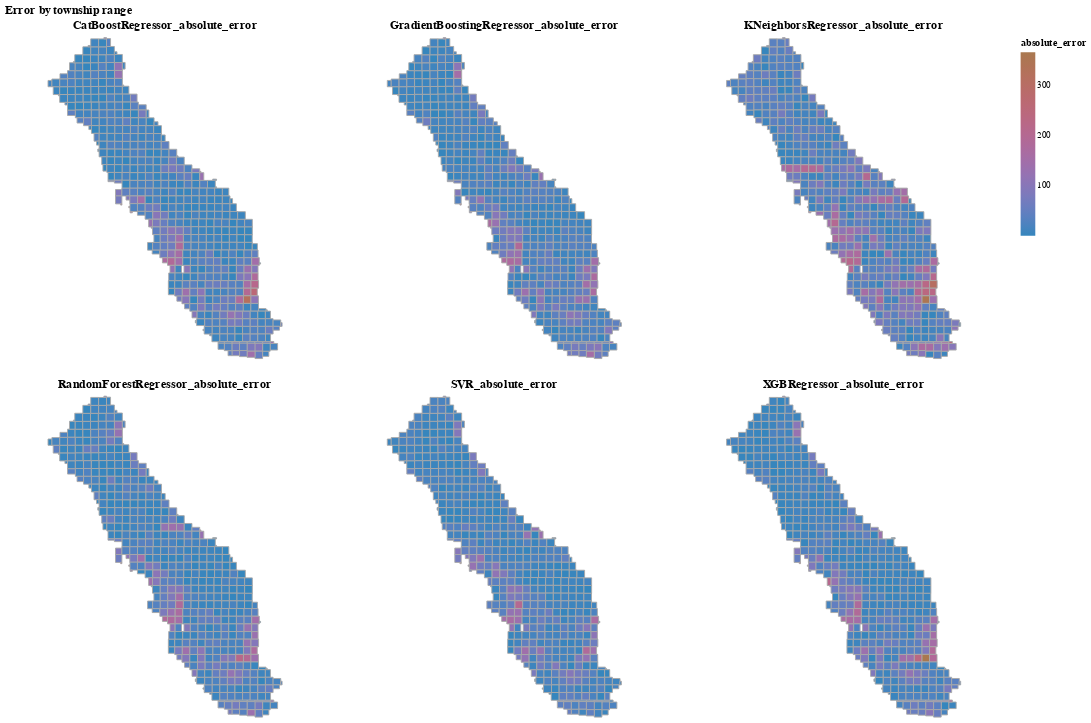

The notebook cell this image was saved under:
### Markdown cell above
### Plotting the error by township range

### Code cell
township_range = TownshipRanges()
township_df = township_range.map_df
model_name_list = list( error_df['model_name'].unique())
errors_by_township_df, _ = chart_model_error_by_township(error_df, model_name_list, error_df.shape[0])
error_township_geo_df = township_df.merge(errors_by_township_df, how="inner", left_on='TOWNSHIP_RANGE', right_on='TOWNSHIP_RANGE')
view_trs_side_by_side(error_township_geo_df, feature= 'model_name', value = 'absolute_error', title = "Error by township range")

### Figure 1 — Vega-Lite specification as saved in the notebook (floating-point values rounded to 4 significant figures; data arrays with more than 128 entries replaced by an {"elided": "..."} marker saying what was removed)
{"config": {"view": {"continuousWidth": 400, "continuousHeight": 300}}, "concat": [{"data": {"name": "data-f9873cd41447472f82b5e8a6cb28eb3b"}, "mark": {"type": "geoshape", "stroke": "darkgray"}, "encoding": {"color": {"field": "absolute_error", "scale": {"range": ["#3586BD", "#A9784F"]}, "type": "quantitative"}, "tooltip": [{"field": "model_name", "type": "nominal"}, {"field": "GSE_GWE_SHIFTED", "type": "quantitative"}, {"field": "TOWNSHIP_RANGE", "type": "nominal"}, {"field": "absolute_error", "type": "quantitative"}]}, "height": 350, "title": "CatBoostRegressor_absolute_error", "width": 350}, {"data": {"name": "data-aec4ca028febcbd50f88dc59a4c0989c"}, "mark": {"type": "geoshape", "stroke": "darkgray"}, "encoding": {"color": {"field": "absolute_error", "scale": {"range": ["#3586BD", "#A9784F"]}, "type": "quantitative"}, "tooltip": [{"field": "model_name", "type": "nominal"}, {"field": "GSE_GWE_SHIFTED", "type": "quantitative"}, {"field": "TOWNSHIP_RANGE", "type": "nominal"}, {"field": "absolute_error", "type": "quantitative"}]}, "height": 350, "title": "GradientBoostingRegressor_absolute_error", "width": 350}, {"data": {"name": "data-13a9b278bd80b453d146bc25b7f97234"}, "mark": {"type": "geoshape", "stroke": "darkgray"}, "encoding": {"color": {"field": "absolute_error", "scale": {"range": ["#3586BD", "#A9784F"]}, "type": "quantitative"}, "tooltip": [{"field": "model_name", "type": "nominal"}, {"field": "GSE_GWE_SHIFTED", "type": "quantitative"}, {"field": "TOWNSHIP_RANGE", "type": "nominal"}, {"field": "absolute_error", "type": "quantitative"}]}, "height": 350, "title": "KNeighborsRegressor_absolute_error", "width": 350}, {"data": {"name": "data-45b5ac0c2e00d2a1eb752ca63a40123e"}, "mark": {"type": "geoshape", "stroke": "darkgray"}, "encoding": {"color": {"field": "absolute_error", "scale": {"range": ["#3586BD", "#A9784F"]}, "type": "quantitative"}, "tooltip": [{"field": "model_name", "type": "nominal"}, {"field": "GSE_GWE_SHIFTED", "type": "quantitative"}, {"field": "TOWNSHIP_RANGE", "type": "nominal"}, {"field": "absolute_error", "type": "quantitative"}]}, "height": 350, "title": "RandomForestRegressor_absolute_error", "width": 350}, {"data": {"name": "data-46dc4cad102038c869eb943d8663ebd6"}, "mark": {"type": "geoshape", "stroke": "darkgray"}, "encoding": {"color": {"field": "absolute_error", "scale": {"range": ["#3586BD", "#A9784F"]}, "type": "quantitative"}, "tooltip": [{"field": "model_name", "type": "nominal"}, {"field": "GSE_GWE_SHIFTED", "type": "quantitative"}, {"field": "TOWNSHIP_RANGE", "type": "nominal"}, {"field": "absolute_error", "type": "quantitative"}]}, "height": 350, "title": "SVR_absolute_error", "width": 350}, {"data": {"name": "data-e8ca4112446da7b9ffd2b4d915ae8ad5"}, "mark": {"type": "geoshape", "stroke": "darkgray"}, "encoding": {"color": {"field": "absolute_error", "scale": {"range": ["#3586BD", "#A9784F"]}, "type": "quantitative"}, "tooltip": [{"field": "model_name", "type": "nominal"}, {"field": "GSE_GWE_SHIFTED", "type": "quantitative"}, {"field": "TOWNSHIP_RANGE", "type": "nominal"}, {"field": "absolute_error", "type": "quantitative"}]}, "height": 350, "title": "XGBRegressor_absolute_error", "width": 350}], "columns": 3, "title": "Error by township range", "$schema": "https://vega.github.io/schema/vega-lite/v4.17.0.json", "datasets": {"data-f9873cd41447472f82b5e8a6cb28eb3b": {"elided": "478 records"}, "data-aec4ca028febcbd50f88dc59a4c0989c": {"elided": "478 records"}, "data-13a9b278bd80b453d146bc25b7f97234": {"elided": "478 records"}, "data-45b5ac0c2e00d2a1eb752ca63a40123e": {"elided": "478 records"}, "data-46dc4cad102038c869eb943d8663ebd6": {"elided": "478 records"}, "data-e8ca4112446da7b9ffd2b4d915ae8ad5": {"elided": "478 records"}}}
